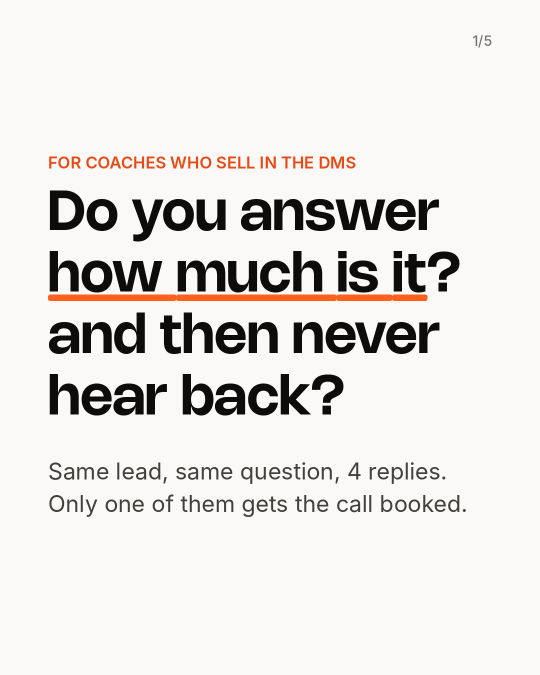
#> input picture CONTENU/06_GABARITS/exemples/vote-4-replies/slide-01.png, 1080 x 1350 px (shown at 1/2 size)
$ python -i reel.py   (imports and definitions only)
#> lines starting #> are read from the running program, lines starting #| are printed output that depends on the picture
"""Monte un reel ManySetter (1080 x 1920) à partir d'une fiche script.json et d'une voix off.

Usage :
    .venv/bin/python CONTENU/06_GABARITS/reel.py CONTENU/07_PRET_A_PUBLIER/<id>/script.json [options]
    .venv/bin/python CONTENU/06_GABARITS/reel.py --transcribe <audio ou vidéo> [--out texte.txt]

Options :
    --tts            voix de remplacement (voix système « Samantha ») si voix.wav manque : sert
                     seulement à caler le rythme, la sortie s'appelle alors reel_maquette.mp4
    --model NOM      modèle faster-whisper (small.en par défaut ; base.en plus rapide)
    --music FICHIER  musique très basse sous la voix (normalement choisie au moment de programmer)

Étapes : 1. découpe des silences de la voix off (ffmpeg silenceremove) ; 2. horaire de chaque
mot (faster-whisper) ; 3. un plan par phrase du script, calé sur la voix ; 4. sous-titres mot à
mot et titre fixe dessinés avec Pillow (le ffmpeg installé n'a pas de module de sous-titres) ;
5. export H.264 1080 x 1920, 30 i/s, AAC. Rien d'important dans les 270 px du haut ni les 650 px
du bas (interface Instagram). Un plan absent de la banque devient un carton « plan à générer ».

La fiche script.json : title (titre fixe, option), voice (fichier dans le dossier du post),
lines[] = {text, shot, fit ("cover" ou "contain"), zoom ("in" ou rien)}. Un plan `HOOK/…`,
`BODY/…` ou `CTA/…` vient de CONTENU/04_BANQUE_BROLL ; un plan `CONTENU/…` part de la racine du
dépôt ; sinon il est relatif au dossier du post. Les fichiers de travail vont dans `_build/`.
"""

from __future__ import annotations

import argparse
import json
import re
import shutil
import subprocess
import sys
import tempfile
from difflib import SequenceMatcher
from pathlib import Path

from PIL import Image, ImageDraw, ImageFont

W, H, FPS = 1080, 1920, 30
SAFE_TOP, SAFE_BOTTOM = 270, 650
ROOT = Path(__file__).resolve().parents[2]
BANK = ROOT / "CONTENU" / "04_BANQUE_BROLL"
FONTS = Path(__file__).resolve().parent / "fonts"
SUB_FONT = FONTS / "inter" / "Inter-Bold.otf"
TITLE_FONT = FONTS / "nohemi" / "Nohemi-SemiBold.woff2"
INK_950, INK_50, INK_900, BRAND = "#0d0c0a", "#faf9f8", "#1a1816", "#ff611d"


# [46 lines left out: functions run, duration, tts, cut_silences, load_16k, transcribe, not called in this run]


def norm(word: str) -> str:
    return re.sub(r"[^a-z0-9$]", "", word.lower())


# [60 lines left out: functions align, line_bounds, resolve, placeholder, not called in this run]


SCREEN_TOP, SCREEN_BOTTOM = SAFE_TOP + 40, 1130   # zone des écrans, au-dessus des sous-titres
SUB_Y = 1205                                         # centre des sous-titres (zone sûre : < 1270)


def screen_frame(src: Path, out: Path, top: int = SCREEN_TOP) -> Path:
    """Écran (capture, conversation) recadré sur son contenu et posé dans la moitié haute."""
#> called with src = 'exemples/vote-4-replies/slide-01.png', out = 'out.png', top = 310
    im = Image.open(src).convert("RGB")
#> im is the input picture: PIL image 1080x1350 RGB; mean R, G, B 231.4, 228.8, 227
    bg = im.getpixel((5, 5))
#> bg = (250, 249, 248)
    diff = Image.eval(Image.merge("RGB", [c.point(lambda v, b=b: 255 if abs(v - b) > 12 else 0)
                                         for c, b in zip(im.split(), bg)]), lambda v: v).convert("L")
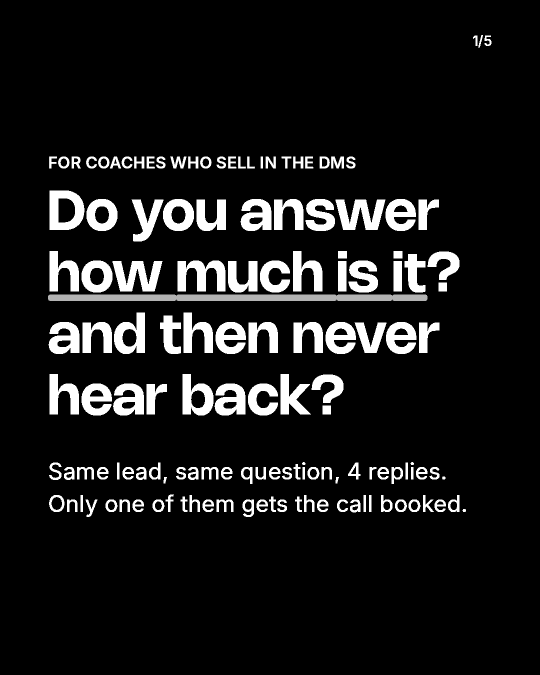
#> diff: PIL image 1080x1350 L (shown at 1/2 size); min 0, max 255, mean 24.4
    box = diff.getbbox() or (0, 0, im.width, im.height)
#> box = (96, 70, 983, 1034)
    m = 36
    box = (max(0, box[0] - m), max(0, box[1] - m), min(im.width, box[2] + m), min(im.height, box[3] + m))
#> box = (60, 34, 1019, 1070)
    im = im.crop(box)
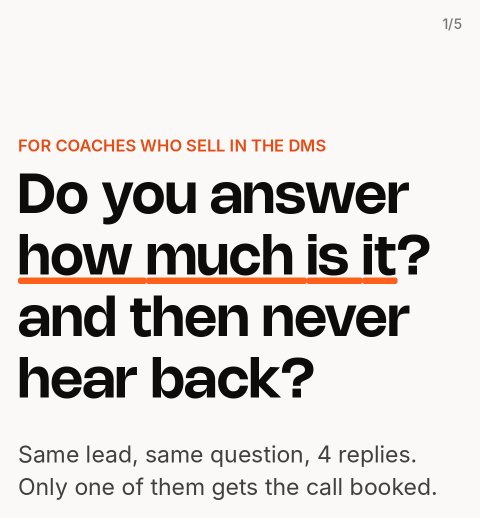
#> im: PIL image 959x1036 RGB (shown at 1/2 size); mean R, G, B 222.8, 219.3, 217.2
    scale = min((W - 60) / im.width, (SCREEN_BOTTOM - top) / im.height)
#> scale = 0.792
    im = im.resize((round(im.width * scale), round(im.height * scale)), Image.LANCZOS)
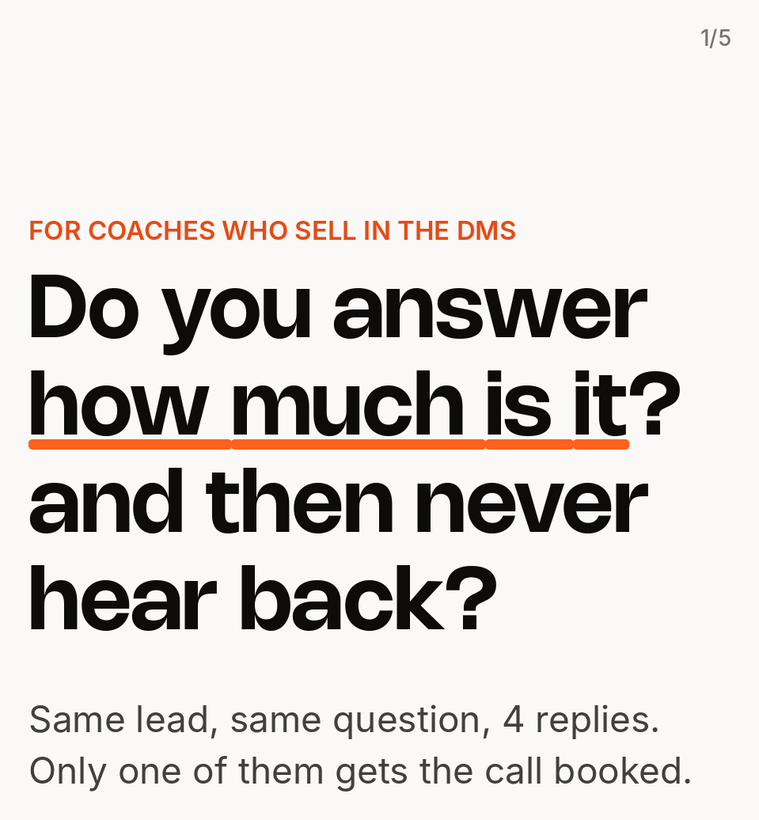
#> im: PIL image 759x820 RGB; mean R, G, B 222.7, 219.2, 217.1
    canvas = Image.new("RGB", (W, H), bg)
    canvas.paste(im, ((W - im.width) // 2, top + (SCREEN_BOTTOM - top - im.height) // 2))
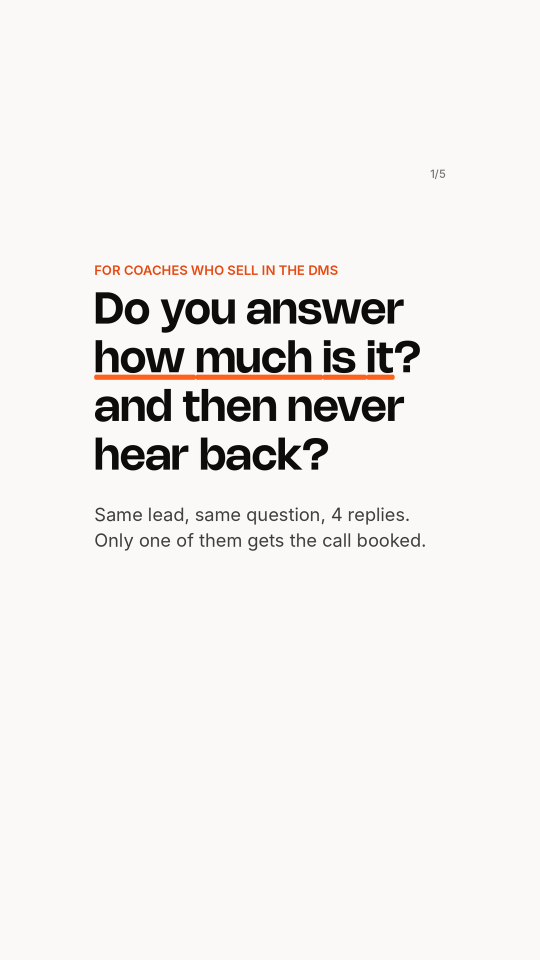
#> canvas: PIL image 1080x1920 RGB (shown at 1/2 size); mean R, G, B 241.8, 240.1, 238.7
    canvas.save(out)
    return out


# [44 lines left out: functions clip, wrap_text, chunks, not called in this run]


def title_lines(title: str):
    ft = ImageFont.truetype(str(TITLE_FONT), 60)
    return ft, wrap_text(title, ft, 860)


# [126 lines left out: functions title_bottom, overlay_frame, build, main, not called in this run]


# [2 lines not run here, left out]

>>> result = screen_frame('exemples/vote-4-replies/slide-01.png', 'out.png')

$ run again, on CONTENU/06_GABARITS/exemples/vote-4-replies/slide-03.png
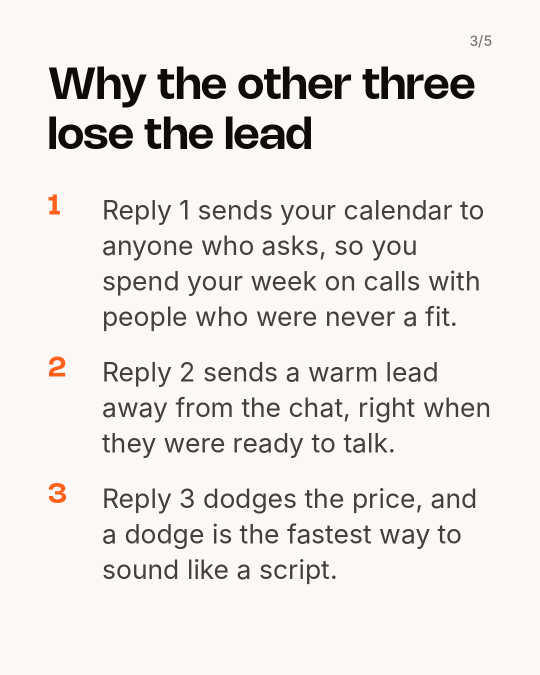
#> input picture CONTENU/06_GABARITS/exemples/vote-4-replies/slide-03.png, 1080 x 1350 px (shown at 1/2 size)
#> in screen_frame, im is the input picture: PIL image 1080x1350 RGB; mean R, G, B 234.9, 233.6, 232.3
#> bg = (250, 249, 248)
#> in screen_frame, `diff = Image.eval(Image.merge("RGB", [c.point(lambda v, b=b: 255 if ab..`:
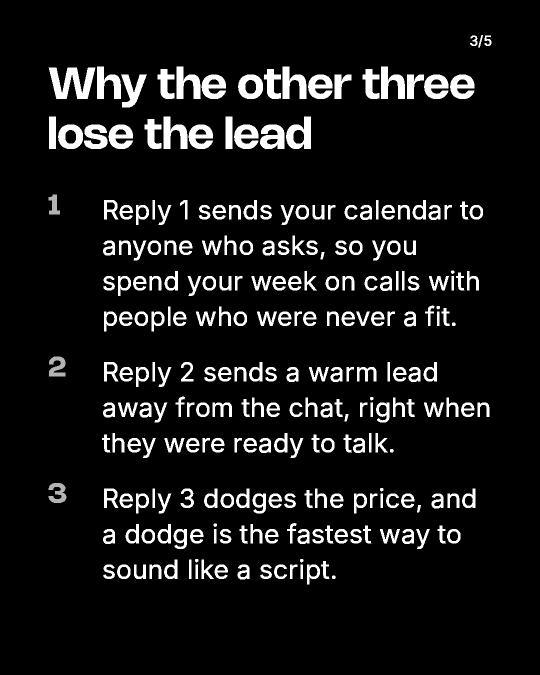
#> diff: PIL image 1080x1350 L (shown at 1/2 size); min 0, max 255, mean 22
#> in screen_frame, `box = diff.getbbox() or (0, 0, im.width, im.height)`: box = (97, 70, 983, 1169)
#> in screen_frame, `box = (max(0, box[0] - m), max(0, box[1] - m), min(im.width, box[2] + ..`: box = (61, 34, 1019, 1205)
#> in screen_frame, `canvas.paste(im, ((W - im.width) // 2, top + (SCREEN_BOTTOM - top - im..`:
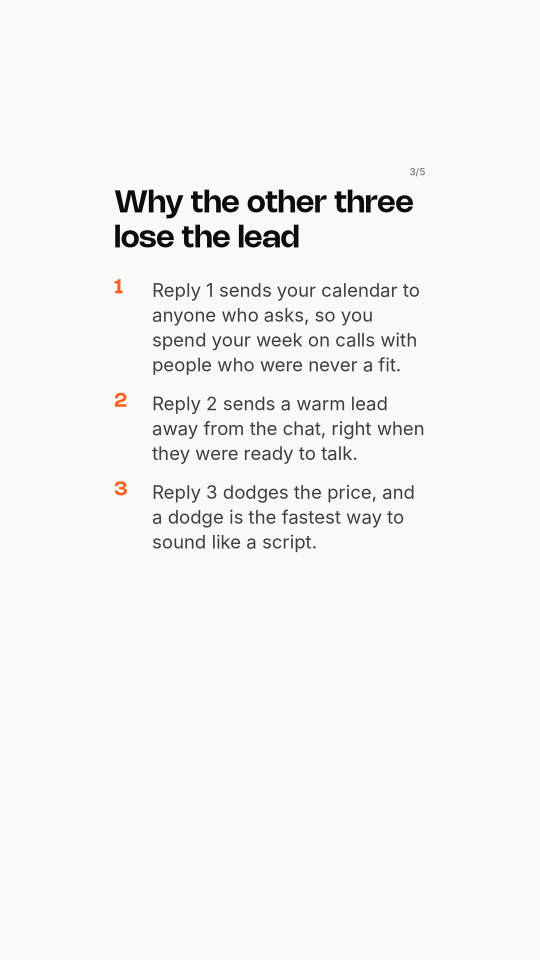
#> canvas: PIL image 1080x1920 RGB (shown at 1/2 size); mean R, G, B 244.7, 243.7, 242.6

$ run again, on CONTENU/06_GABARITS/exemples/vote-4-replies/slide-04.png
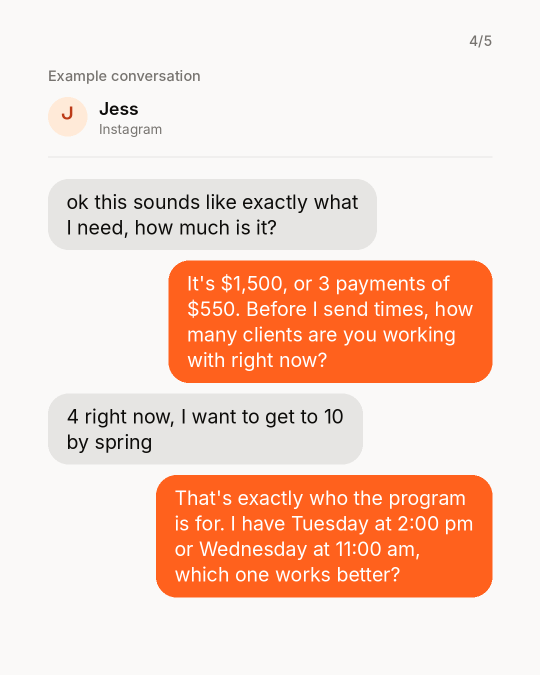
#> input picture CONTENU/06_GABARITS/exemples/vote-4-replies/slide-04.png, 1080 x 1350 px (shown at 1/2 size)
#> in screen_frame, im is the input picture: PIL image 1080x1350 RGB; mean R, G, B 246.3, 214, 199.5
#> bg = (250, 249, 248)
#> in screen_frame, `diff = Image.eval(Image.merge("RGB", [c.point(lambda v, b=b: 255 if ab..`:
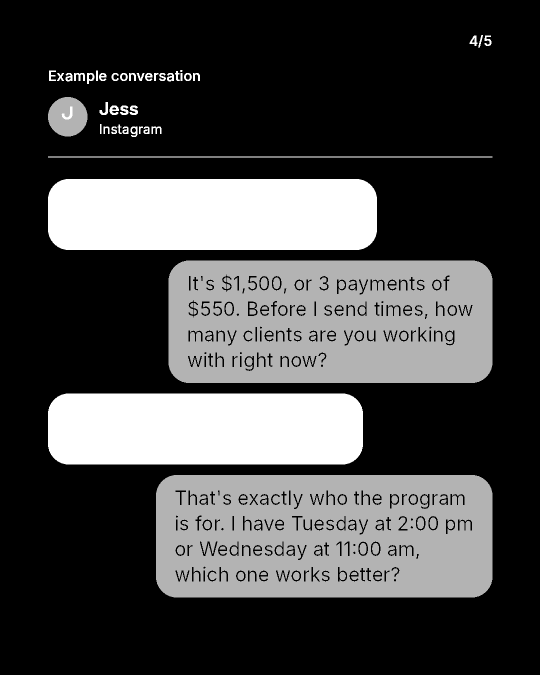
#> diff: PIL image 1080x1350 L (shown at 1/2 size); min 0, max 255, mean 69.6
#> in screen_frame, `box = diff.getbbox() or (0, 0, im.width, im.height)`: box = (96, 70, 985, 1195)
#> in screen_frame, `box = (max(0, box[0] - m), max(0, box[1] - m), min(im.width, box[2] + ..`: box = (60, 34, 1021, 1231)
#> in screen_frame, `canvas.paste(im, ((W - im.width) // 2, top + (SCREEN_BOTTOM - top - im..`:
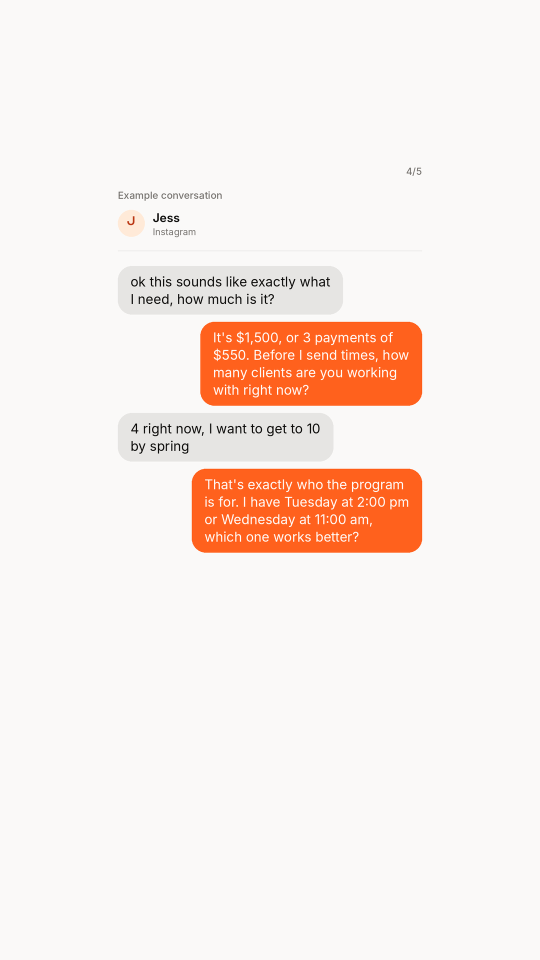
#> canvas: PIL image 1080x1920 RGB (shown at 1/2 size); mean R, G, B 248.8, 237.4, 232
